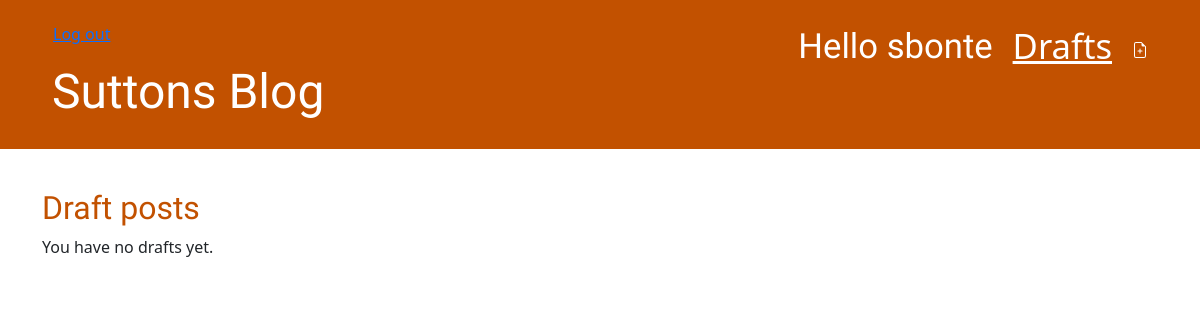
Before: /drafts/ (signed in) with the older database file.
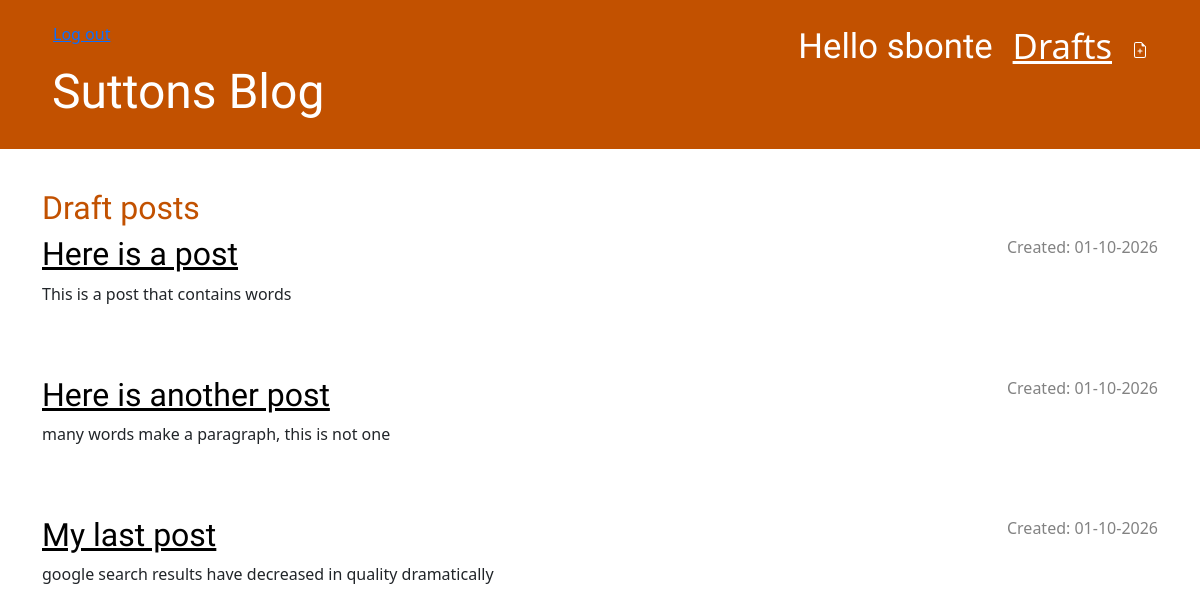
After: the same page with the newer database file.
### blog/models.py (models this page shows, shortened)
class Post(models.Model):
    author = models.ForeignKey(settings.AUTH_USER_MODEL, on_delete=models.CASCADE)
    title = models.CharField(max_length=200)
    text = models.TextField()
    create_date = models.DateTimeField(default=timezone.now)
    published_date = models.DateTimeField(blank=True, null=True)

### blog/views.py (the view)
# urls.py: path('drafts/', views.post_draft_list, name='post_draft_list'),
@login_required
def post_draft_list(request):
    posts = Post.objects.filter(published_date__isnull=True).order_by('create_date')
    return render(request, 'blog/post_draft_list.html', {'posts': posts})

### blog/templates/blog/post_draft_list.html
{% extends 'blog/base.html' %}
{% block content %}
    <h2>Draft posts</h2>
    {% for post in posts %}
        <article class="post">
            <p class="date">Created: {{ post.create_date|date:'d-m-Y' }}</p>
            <h2><a href="{% url 'post_detail' pk=post.pk %}">{{ post.title }}</a></h2>
            <p>{{ post.text|truncatechars:200 }}</p>
        </article>
    {% empty %}
        <p>You have no drafts yet.</p>
    {% endfor %}
{% endblock %}

### blog/templates/blog/base.html (shortened to what this page needs)
{% load static %}
<!DOCTYPE html>
<html>
    <head>
        <link rel="stylesheet" href="https://cdn.jsdelivr.net/npm/bootstrap@5.3.3/dist/css/bootstrap.min.css">
        <link rel="stylesheet" href="{% static 'css/blog.css' %}">
    </head>
    <body>
        <header class="page-header">
            <div class="container">
                {% if user.is_authenticated %}
                    <a href="{% url 'post_new' %}" class="top-menu">
                    </a>
                    <a href="{% url 'post_draft_list' %}" class="top-menu">Drafts</a>
                    <p id="logout" class="top-menu">
                        Hello {{ user.username }}
                        <small>
                            <form method="post" action="{% url 'logout' %}" style="display: inline;">
                                <button type="submit" class="btn btn-link p-0">Log out</button>
                            </form>
                        </small>
                    </p>
                {% else %}
                    <a href="{% url 'login' %}" class="top-menu">Log in</a>
                {% endif %}
                <h1><a href="/">Suttons Blog</a></h1>
            </div>
        </header>
        <main class="content container">
            <div class="row">
                <div class="col">
                    {% block content %}
                    {% endblock %}
                </div>
            </div>
        </main>
    </body>
</html>

### blog/static/css/blog.css (style rules this page uses)
h1, h2 { color: #C25100; font-family: 'Lobster'; }
.page-header { background-color: #C25100; margin-top: 0; margin-bottom: 40px; padding: 20px 20px 20px 40px; }
.page-header h1, .page-header h1 a, .page-header h1 a:visited, .page-header h1 a:active { color: #ffffff; font-size: 36pt; text-decoration: none; }
h1, h2, h3, h4 { font-family: 'Lobster', cursive; }
.date { color: #828282; }
.top-menu, .top-menu:hover, .top-menu:visited { color: #ffffff; float: right; font-size: 26pt; margin-right: 20px; }
#logout { color: #ffffff; font-family: 'Lobster', cursive; margin-bottom: 0; }
.post { margin-bottom: 70px; }
.post h2 a, .post h2 a:visited { color: #000000; }
.post > .date, .post > .actions { float: right; }

Changed rows visible on the page:
added Post: create_date "01-10-2026", title "Here is a post", text "This is a post that contains words"
added Post: create_date "01-10-2026", title "Here is another post", text "many words make a paragraph, this is not one"
added Post: create_date "01-10-2026", title "My last post", text "google search results have decreased in quality dramatically"
Other visible differences:
text no longer shown: "You have no drafts yet."
